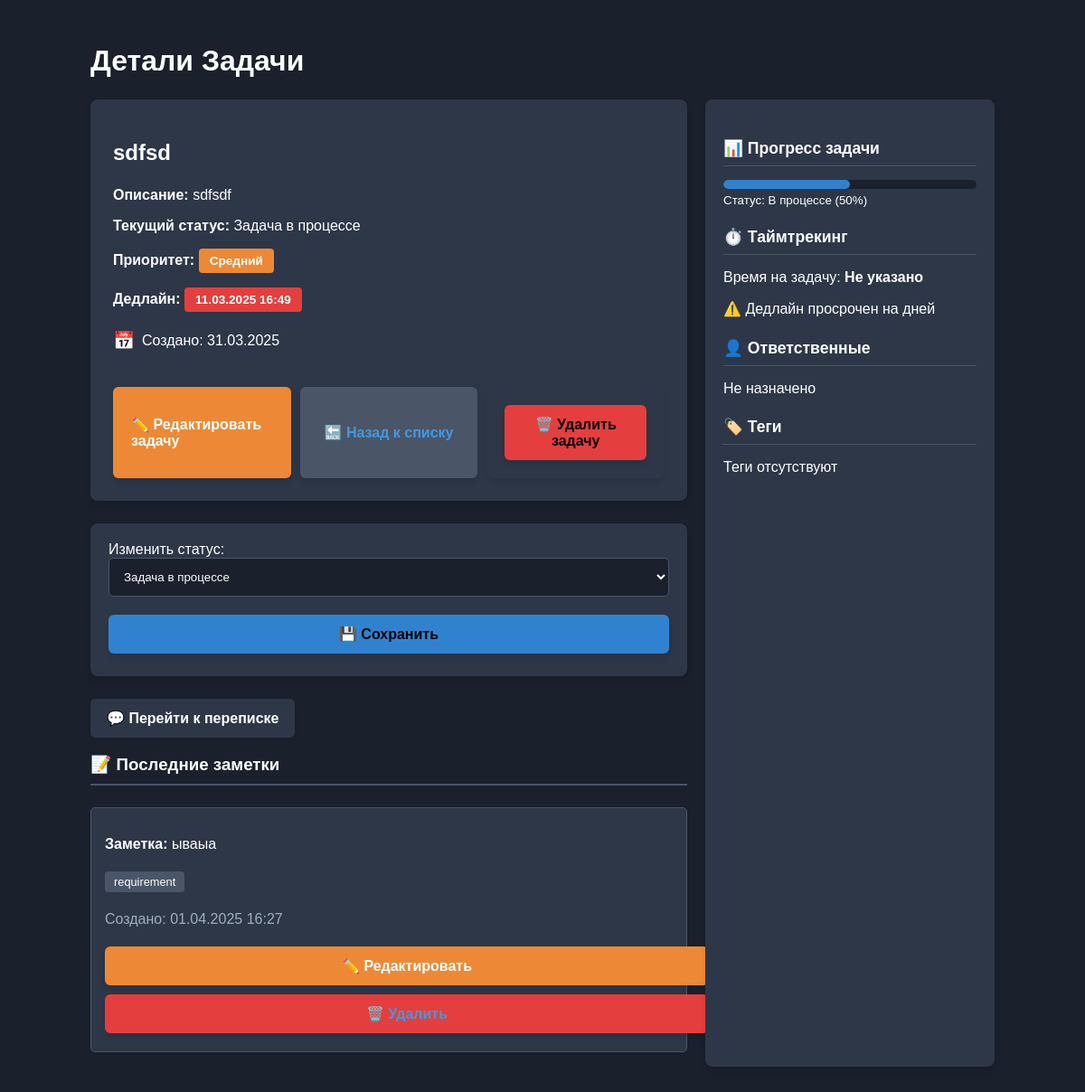
The app's page /task-details/69/ (signed in), older data.
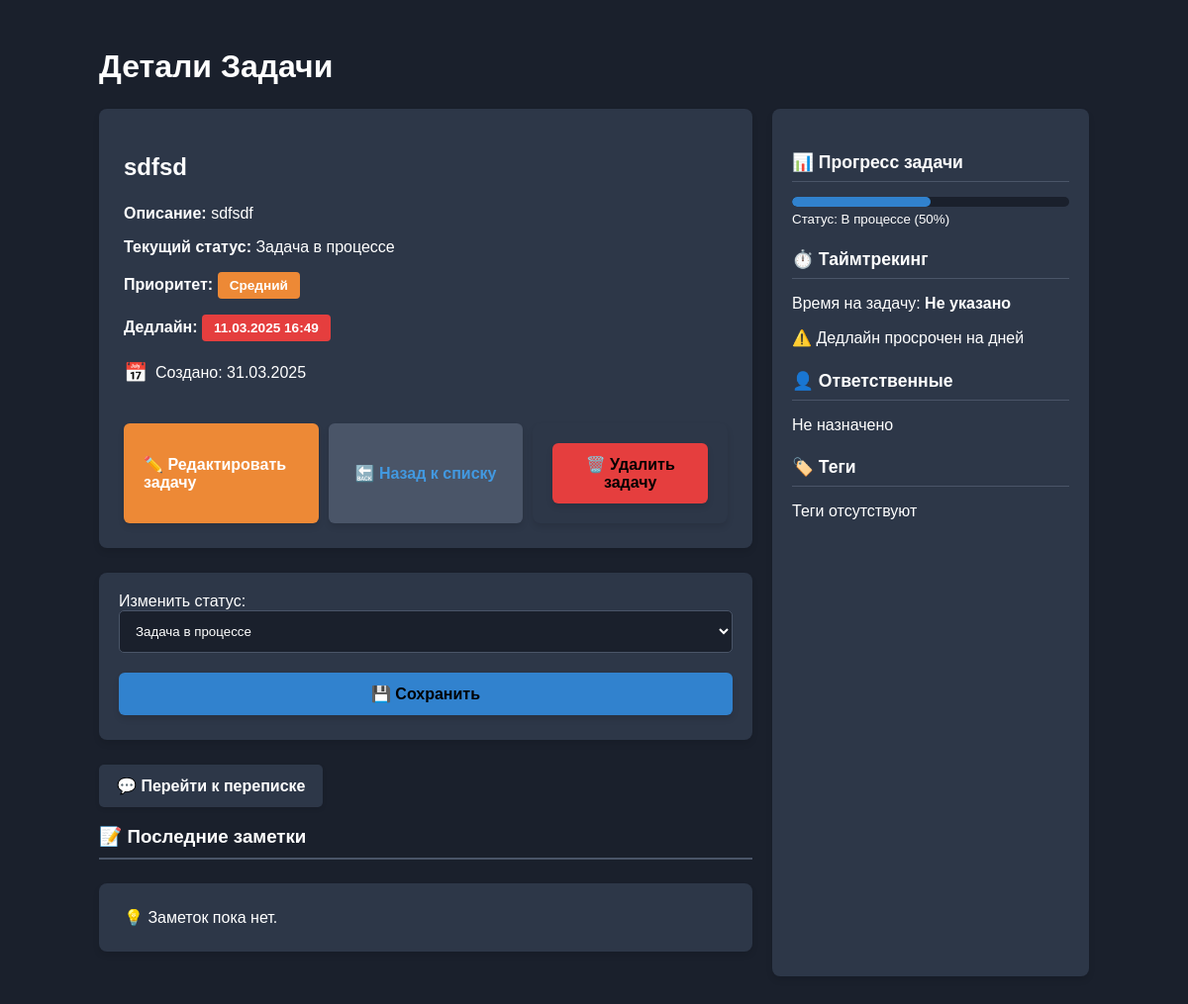
The same page, newer data.
### crm/models.py (models this page shows, shortened)
class Task(models.Model):
    TASK_CHOICES = [
        ('not_started', 'Задача не начата'),
        ('in_progress', 'Задача в процессе'),
        ('completed', 'Задача завершена'),
        ('on_hold', 'Задача приостановлена'),
        ('blocked', 'Задача заблокирована'),
        ('canceled', 'Задача отменена'),
        ('waiting_for_review', 'Задача ожидает проверки')
    ]
    PRIORITY_CHOICES = [
        ('low', 'Низкий'),
        ('medium', 'Средний'),
        ('high', 'Высокий')
    ]
    name = models.CharField(max_length=100, null=False, blank=False)
    description = models.CharField(max_length=350, null=True, blank=True)
    status = models.CharField(max_length=45, choices=TASK_CHOICES, null=False, blank=False)
    priority = models.CharField(max_length=10, choices=PRIORITY_CHOICES, default='medium')
    deadline = models.DateTimeField(null=True, blank=True)
    created_at = models.DateTimeField(auto_now_add=True)
    owner = models.ForeignKey(settings.AUTH_USER_MODEL, on_delete=models.CASCADE)
    def is_overdue(self):
        return self.deadline and self.deadline < now()

class Communication(models.Model):
	TAG_CHOICES = [
			('requirement', 'Требование'),
			('clarification', 'Уточнение'),
			('revision', 'Правки'),
			('deadline', 'Дедлайн'),
			('payment', 'Оплата'),
	]
	task = models.ForeignKey('Task', on_delete=models.CASCADE, related_name='communications')
	message = models.TextField(verbose_name="Текст заметки")
	tag = models.CharField(max_length=50, choices=TAG_CHOICES, blank=True, verbose_name="Тег")
	custom_tag = models.CharField(max_length=50, blank=True, verbose_name='Свой тег')
	file = models.FileField(upload_to='communications_files/', blank=True, null=True, verbose_name='Файл')
	created_at = models.DateTimeField(auto_now_add=True)

### crm/views.py (the view)
# urls.py: path('task-details/<int:task_id>/', views.task_detail, name='task_detail'),
@login_required
def task_detail(request, task_id):
    task = get_object_or_404(Task, id=task_id, owner=request.user)
    recent_notes = Communication.objects.filter(task=task).order_by('-created_at')
    current_time = now()
    return render(request, 'crm/task_detail.html', {
        'task': task,
        'recent_notes': recent_notes,
        'now': current_time
    })

### crm/templates/crm/task_detail.html (shortened to what this page needs)
{% load static %}
{% block content %}
<div class="container">
    <h1>Детали Задачи</h1>
    <div class="task-layout">
        <div class="main-content">
            <div class='task-detail'>
                <h2>{{ task.name }}</h2>
                <div class="task-info">
                    <p><strong>Описание:</strong> {{ task.description }}</p>
                    <p><strong>Текущий статус:</strong> {{ task.get_status_display }}</p>
                    <p>
                        <strong>Приоритет:</strong>
                        <span class="badge
                                {% if task.priority == 'low' %}bg-success
                                {% elif task.priority == 'medium' %}bg-warning
                                {% elif task.priority == 'high' %}bg-danger
                                {% endif %}">
                                {{ task.get_priority_display }}
                        </span>
                    </p>
                    {% if task.deadline %}
                    <p>
                        <strong>Дедлайн:</strong>
                        <span class="badge
                                {% if task.is_overdue %}bg-danger
                                {% elif task.deadline|date:"U" < now|date:"U"|add:"86400" %}bg-warning
                                {% else %}bg-success
                                {% endif %}">
                                {{ task.deadline|date:"d.m.Y H:i" }}
                        </span>
                    </p>
                    {% else %}
                    <p>💡 Дедлайн не установлен.</p>
                    {% endif %}
                </div>
                <div class="task-meta">
                    <div class="meta-item">
                        <span class="meta-icon">📅</span>
                        <span>Создано: {{ task.created_at|date:"d.m.Y" }}</span>
                    </div>
                </div>
                <div class="buttons-container">
									<div class="buttons-row">
										<a href="{% url 'edit_task' task.id %}" class="btn btn-warning">✏️ Редактировать задачу</a>
										<a href="{% url 'home' %}" class="btn btn-secondary">🔙 Назад к списку</a>
										<form method="POST" action="{% url 'delete_task' task.id %}" onsubmit="return confirm('Вы уверены, что хотите удалить эту задачу?');" class="d-inline">
												<button type="submit" class="btn btn-danger">🗑️ Удалить задачу</button>
										</form>
								</div>
						</div>
        </div>
            <form method="POST" action="{% url 'update_task_status' task.id %}" class="mt-4">
                <label for="status">Изменить статус:</label>
                <select name="status" id="status" class="form-control">
                    {% for value, label in task.TASK_CHOICES %}
                    <option value="{{ value }}" {% if task.status == value %}selected{% endif %}>
                        {{ label }}
                    </option>
                    {% endfor %}
                </select>
                <button type="submit" class="btn btn-primary">💾 Сохранить</button>
            </form>
            <a href="{% url 'task_message' task.id %}" class="message-link">
                💬 Перейти к переписке
            </a>
            <h3 class="heading-with-icon">📝 Последние заметки</h3>
            {% if recent_notes %}
                <ul class="list-group">
                    {% for note in recent_notes %}
                    <li class="list-group-item">
                        <p><strong>Заметка:</strong> {{ note.message }}</p>
                        <p class="note-tag">{{ note.tag }}</p>
                        <p class="text-muted">Создано: {{ note.created_at|date:"d.m.Y H:i" }}</p>
                        <div class="d-flex justify-content-end">
                            <a href="{% url 'edit_communication' note.id %}" class="btn btn-warning btn-sm me-2">✏️ Редактировать</a>
                            <a href="{% url 'delete_communication' note.id %}" class="btn btn-danger btn-sm">🗑️ Удалить</a>
                        </div>
                    </li>
                    {% endfor %}
                </ul>
            {% else %}
                <p class="task-detail">💡 Заметок пока нет.</p>
            {% endif %}
        </div>
        <div class="sidebar">
            <div class="sidebar-info">
                <h4>📊 Прогресс задачи</h4>
                {% if task.status == 'new' %}
                    <div class="progress-container">
                        <div class="progress">
                            <div class="progress-bar" style="width: 10%"></div>
                        </div>
                        <small>Статус: Новая (10%)</small>
                    </div>
                {% elif task.status == 'in_progress' %}
                    <div class="progress-container">
                        <div class="progress">
                            <div class="progress-bar" style="width: 50%"></div>
                        </div>
                        <small>Статус: В процессе (50%)</small>
                    </div>
                {% endif %}
            </div>
            <div class="sidebar-info">
                <h4>⏱️ Таймтрекинг</h4>
                <p>Время на задачу: <strong>{% if task.time_spent %}{{ task.time_spent }} ч.{% else %}Не указано{% endif %}</strong></p>
                {% if task.deadline %}
                    {% if task.is_overdue %}
                        <p>⚠️ Дедлайн просрочен на {{ task.days_overdue }} дней</p>
                    {% else %}
                        <p>✅ До дедлайна осталось {{ task.days_remaining }} дней</p>
                    {% endif %}
                {% endif %}
            </div>
            <div class="sidebar-info">
                <h4>👤 Ответственные</h4>
                {% if task.assigned_to %}
                    <p>{{ task.assigned_to }}</p>
                {% else %}
                    <p>Не назначено</p>
                {% endif %}
            </div>
            <div class="sidebar-info">
                <h4>🏷️ Теги</h4>
                {% if task.tags %}
                    {% for tag in task.tags.all %}
                        <span class="badge bg-secondary">{{ tag.name }}</span>
                    {% endfor %}
                {% else %}
                    <p>Теги отсутствуют</p>
                {% endif %}
            </div>
        </div>
    </div>
</div>
<link rel="stylesheet" href="{% static 'crm/css/detail.css' %}">
{% endblock %}

### crm/static/crm/css/detail.css (style rules this page uses)
h1, h2, h3 { color: #ffffff; margin-bottom: 1.5rem; }
.container { max-width: 1000px; margin: 0 auto; padding: 20px; }
.task-detail { background-color: #2d3748; border-radius: 8px; padding: 25px; margin-bottom: 25px; box-shadow: 0 4px 6px rgba(0, 0, 0, 0.1); }
.task-layout { display: flex; flex-wrap: wrap; gap: 20px; }
.task-layout .main-content { flex: 1; min-width: 300px; }
.task-layout .sidebar { width: 280px; background-color: #2d3748; border-radius: 8px; padding: 20px; box-shadow: 0 4px 6px rgba(0, 0, 0, 0.1); }
.task-info { margin-bottom: 20px; }
.task-info p { margin-bottom: 12px; }
.btn { border-radius: 6px; padding: 12px 20px; font-weight: 600; transition: all 0.3s ease; border: none; display: inline-flex; align-items: center; justify-content: center; gap: 10px; cursor: pointer; font-size: 16px; margin: 5px 0; width: 100%; box-shadow: 0 4px 6px rgba(0, 0, 0, 0.1); }
.btn-primary { background-color: #3182ce; border-color: #3182ce; }
.btn-secondary { background-color: #4a5568; border-color: #4a5568; }
.btn-warning { background-color: #ed8936; border-color: #ed8936; color: white; }
.btn-danger { background-color: #e53e3e; border-color: #e53e3e; }
.buttons-container { display: flex; justify-content: space-between; margin-top: 20px; flex-wrap: wrap; gap: 10px; }
.badge { padding: 6px 12px; border-radius: 4px; font-weight: 600; font-size: 0.85rem; display: inline-block; }
.bg-warning { background-color: #ed8936 !important; }
.bg-danger { background-color: #e53e3e !important; }
form { background-color: #2d3748; border-radius: 8px; padding: 20px; margin-bottom: 25px; box-shadow: 0 4px 6px rgba(0, 0, 0, 0.1); }
.form-control { background-color: #1a202c; border: 1px solid #4a5568; color: #ffffff; padding: 12px; border-radius: 5px; margin-bottom: 15px; width: 100%; }
a { color: #4299e1; text-decoration: none; font-weight: 600; transition: color 0.3s ease; }
.message-link { display: flex; align-items: center; background-color: #2d3748; padding: 12px 18px; border-radius: 5px; margin: 15px 0; color: #ffffff; box-shadow: 0 2px 4px rgba(0, 0, 0, 0.1); gap: 8px; width: fit-content; }
h3.heading-with-icon { border-bottom: 2px solid #4a5568; padding-bottom: 10px; display: flex; align-items: center; gap: 8px; }
.sidebar-info { margin-bottom: 20px; }
.sidebar-info h4 { border-bottom: 1px solid #4a5568; padding-bottom: 8px; margin-bottom: 12px; font-size: 1.1rem; display: flex; align-items: center; gap: 8px; }
.progress-container { margin-top: 15px; }
.progress { height: 10px; background-color: #1a202c; border-radius: 5px; overflow: hidden; margin-bottom: 5px; }
.progress-bar { height: 100%; background-color: #3182ce; border-radius: 5px; }
.task-meta { display: flex; align-items: center; gap: 15px; margin: 20px 0; }
.meta-item { display: flex; align-items: center; gap: 8px; }
.buttons-row { display: flex; gap: 10px; margin-top: 20px; flex-wrap: wrap; }
.buttons-row .btn, .buttons-row form { margin: 0; flex: 1; }
.meta-icon { font-size: 1.2rem; }

Row changes from the older to the newer data that the page shows:
removed Communication: message "ываыа", tag "requirement", created_at "01.04.2025 16:27"
Text that changed along with them:
text now shown: "💡 Заметок пока нет."
